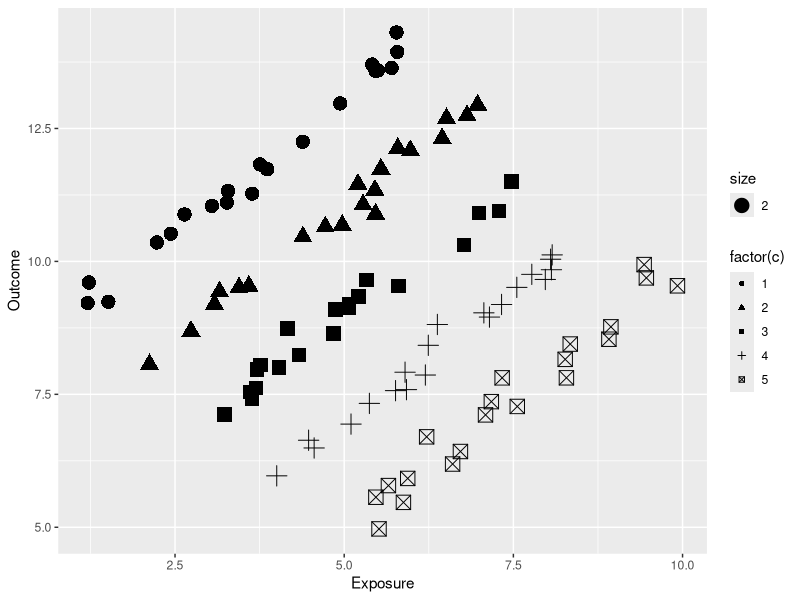
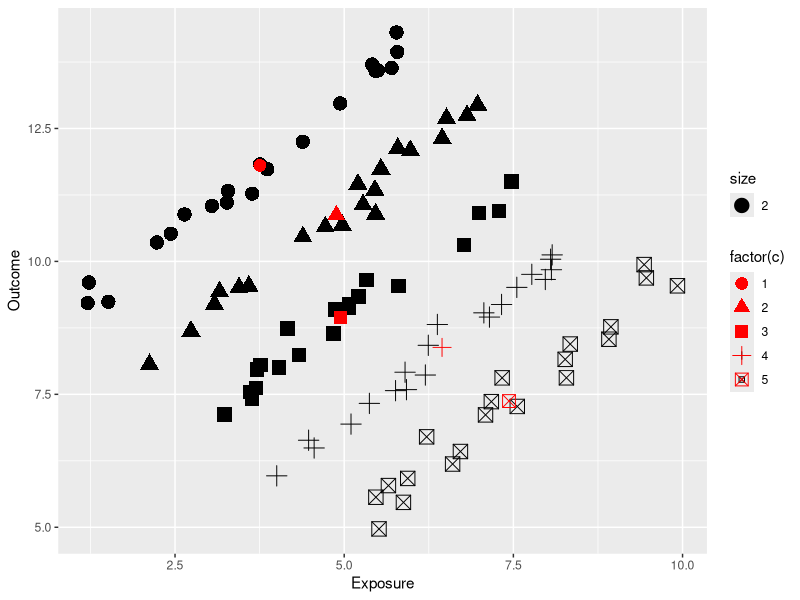
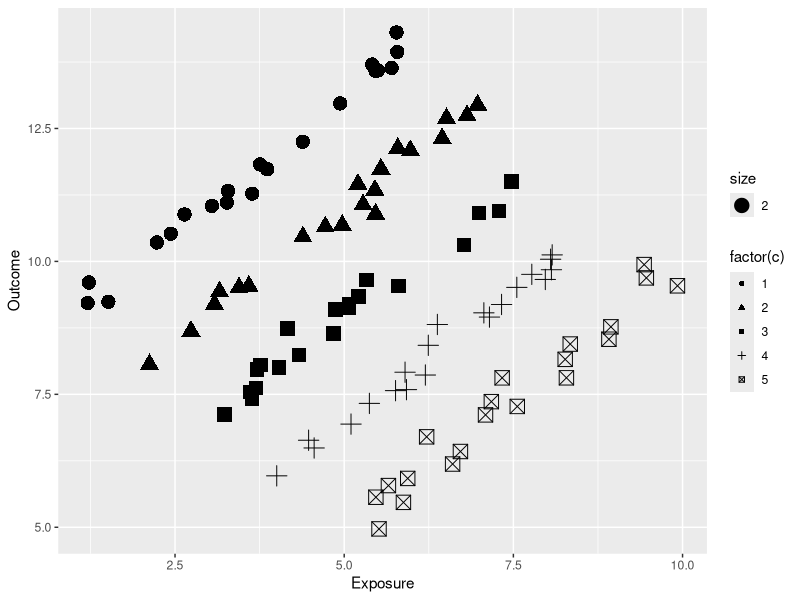
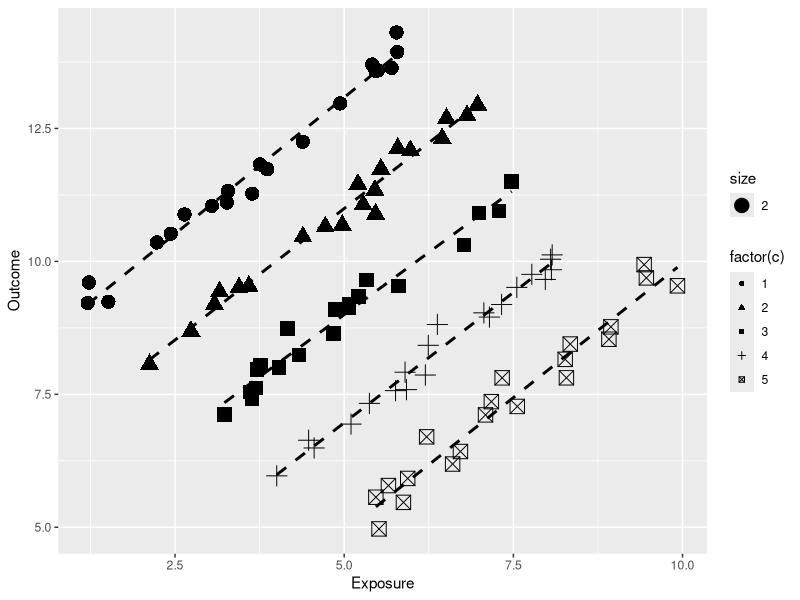
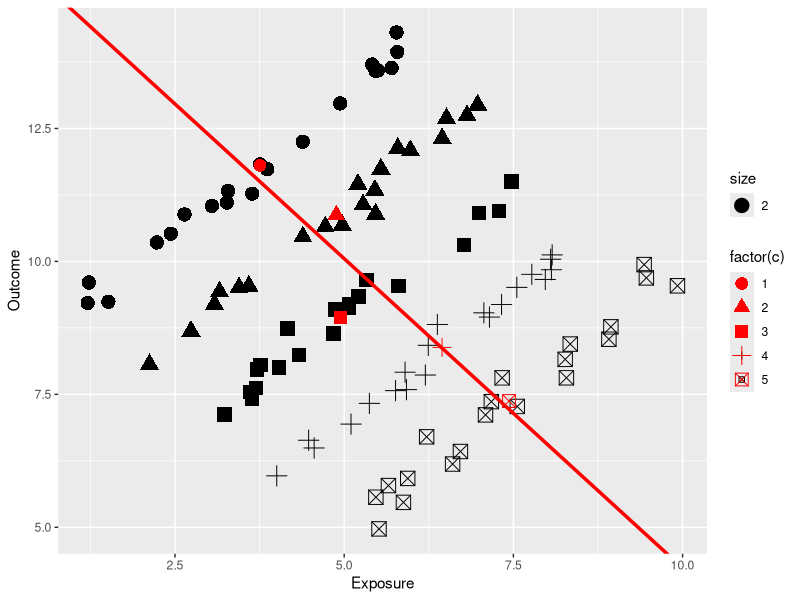

Write the R code that produced these figures, in order. (Note: this script raises an error after producing the figures.)
#
# Ecological Bias Demonstration (2 forms)
#
# Chris Jochem
# Feb 2014
#

library(ggplot2)

set.seed(123) # change for different results

# create simulation data of 100 obs. in 5 groups
# based on the example in Thomas, D. (2009:207-208)
df <- data.frame("c"=rep(c(1,2,3,4,5), each=20))
df$xci <- runif(100, df$c, df$c+5)
df$ac <- rnorm(100, 10-2*df$c, 0.5^2)
df$bc <- rnorm(100, 1, 0.1^2)

# the outcome association is linear
df$yci <- df$ac + df$bc*df$xci
head(df)

# take a look at the data, good separation of the groups
indiv.plot <- qplot(xci, yci, data=df, shape=factor(c), size=2,
                    xlab="Exposure", ylab="Outcome")
indiv.plot

# aggregate the data to calculate the group means
df.agg <- aggregate(cbind(yci, xci)~c, df, mean)

# overlay those points
group.plot <- indiv.plot + geom_point(data=df.agg, aes(xci, yci), col="red", size=4)
group.plot

# check the regressions for each group
indiv.plot

lm1 <- lm(yci ~ xci, data=df, subset=df$c==1)
lm2 <- lm(yci ~ xci, data=df, subset=df$c==2)
lm3 <- lm(yci ~ xci, data=df, subset=df$c==3)
lm4 <- lm(yci ~ xci, data=df, subset=df$c==4)
lm5 <- lm(yci ~ xci, data=df, subset=df$c==5)

lm.coef <- data.frame(rbind(coef(lm1), coef(lm2), coef(lm3), coef(lm4), coef(lm5)))
names(lm.coef) <- c("intercept", "slope")
lm.coef$c <- c(1:5)
lm.coef

# plot over the individual scatterplot
indiv.plot + stat_smooth(method="lm", se=FALSE, col="black", linetype="dashed", size=1)
# indiv.plot + geom_abline(aes(intercept=intercept, slope=slope), data=lm.coef)

lm.grp <- lm(yci ~ xci, data=df.agg)
summary(lm.grp)
lm.grp.coef <- data.frame(rbind(coef(lm.grp)))
names(lm.grp.coef) <- c("intercept", "slope")

group.plot + geom_abline(aes(intercept=intercept, slope=slope), data=lm.grp.coef, col="red", size=1.2)

# all toegether now
indiv.plot + stat_smooth(method="lm", se=FALSE, col="black", linetype="dashed", size=1) + geom_point(data=df.agg, aes(xci, yci), col="red", size=4) + geom_abline(aes(intercept=intercept, slope=slop), data=lm.grp.coef, col="red", size=1.2) 

# what if we use all the data
# lm.all <- lm(yci ~ xci, data=df)
# summary(lm.all)
# lm.all.coef <- data.frame(rbind(coef(lm.all)))
# names(lm.all.coef) <- c("intercept", "slope")
# 
# indiv.plot + geom_abline(aes(intercept=intercept, slope=slope), data=lm.all.coef)



##### Example 2 #####
# http://www.r-bloggers.com/open-data-and-ecological-fallacy/
library(mnormt)

n=1000

# create some random data
r <- -.5
Z <- rmnorm(n,c(0,0),matrix(c(1,r,r,1),2,2))
X <- Z[,1]
E <- Z[,2]
Y <- 3+2*X+E

cor(X,Y) # inividual points correlation
plot(X,Y)

I <- cut(Z[,2],qnorm(seq(0,1,by=.05))) # create groups
# calculate group means
Yg <- tapply(Y,I,mean) # calculate the mean of X and Y for each group
Xg <- tapply(X,I,mean)

cor(Xg,Yg) # correlation of the group means
points(Xg, Yg, col="Red", pch=16) # plot the group means

# plot the group regression
lm.g <- lm(Yg ~ Xg)
summary(lm.g)
points(Xg, Yg, col="Red", pch=16)
abline(lm.g, col="Red")
